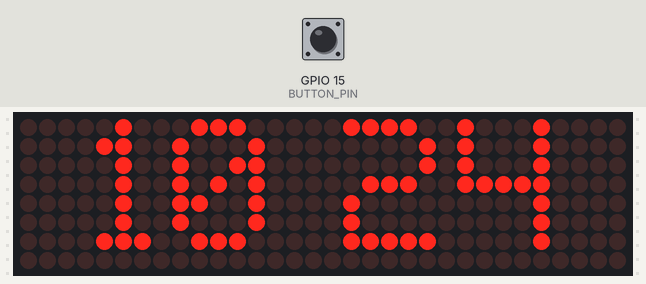
This sketch was run on a simulated ESP32. Parts: 32×8 LED matrix. The test bench sets the inputs (shaded band); at power-on: GPIO 15 (BUTTON_PIN) HIGH. WiFi joins after 1.5 s; servers stay silent unless stated; network time is answered at once with the bench clock; the local clock reads 2024-03-15 10:24:30 at power-on unless the sketch sets it; what the sketch prints to the serial monitor is not drawn.

Above: at 2.7 s.
2.8 s: GPIO 15 (BUTTON_PIN) pulled LOW for 0.15 s
At 3.4 s:
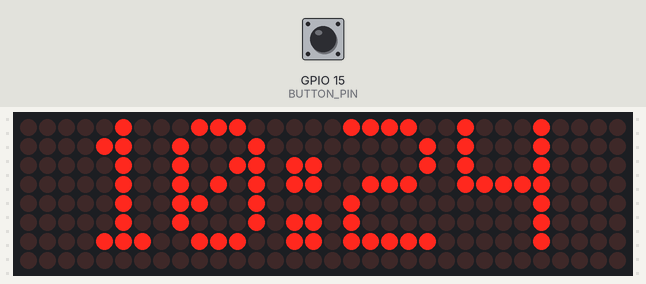
4.4 s: GPIO 15 (BUTTON_PIN) pulled LOW for 1 s
At 5.0 s:
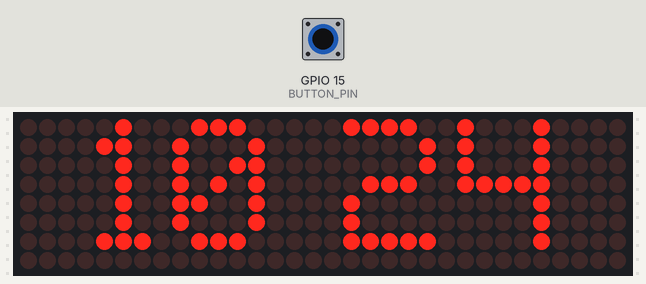
6.9 s: GPIO 15 (BUTTON_PIN) pulled LOW for 0.15 s
At 7.5 s:
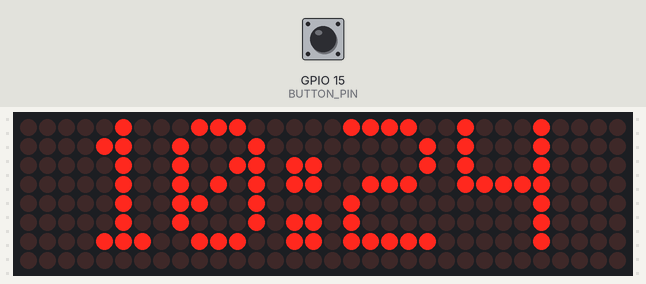
8.5 s: GPIO 15 (BUTTON_PIN) pulled LOW for 1 s
At 9.0 s:
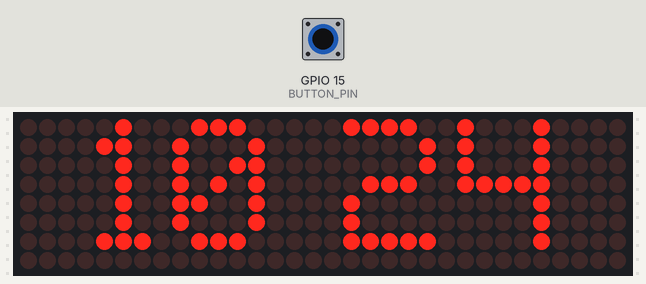
Timing chart, 0 to 11.5 s (numbered marks = the images above; inputs shaded):
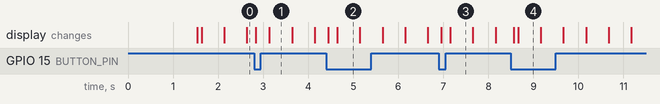

Measured:
- what the display in image 1 shows lasts 0.5 s, from 3.1 s to 3.6 s

The sketch:

the_cooooooode.ino
```cpp
#include <MD_Parola.h>
#include <MD_MAX72XX.h>
#include <SPI.h>
#include <WiFi.h>
#include <WiFiUdp.h>
#include <NTPClient.h>

// Define hardware type and number of devices
#define HARDWARE_TYPE MD_MAX72XX::FC16_HW
#define MAX_DEVICES 4 // Number of 8x8 matrices (8x32 = 4 devices)

// Define SPI pins
#define CLK_PIN 18
#define DATA_PIN 23
#define CS_PIN 5

// Define button pin
#define BUTTON_PIN 15 // GPIO pin for the button

// Initialize LED matrix
MD_Parola display = MD_Parola(HARDWARE_TYPE, DATA_PIN, CLK_PIN, CS_PIN, MAX_DEVICES);

// WiFi credentials
const char* ssid = "Musabbir Hossain";
const char* password = "altaf_bapex2004";

// NTP setup
WiFiUDP ntpUDP;
NTPClient timeClient(ntpUDP, "pool.ntp.org", 6 * 3600, 60000); // UTC+6 with 60s update interval

// Blinking colon variables
bool showColon = true;
unsigned long previousMillis = 0;
const long interval = 500; // Blink every 500ms

// Intensity control variables
int intensity = 5; // Default intensity (0-15)
bool buttonPressed = false;

void setup() {
  // Start Serial Monitor
  Serial.begin(115200);

  // Initialize the display
  display.begin();
  display.setIntensity(intensity); // Set initial brightness
  display.displayClear();
  display.setTextAlignment(PA_CENTER); // Center-align the text

  // Initialize the button
  pinMode(BUTTON_PIN, INPUT_PULLUP); // Button with internal pull-up

  // Connect to WiFi
  WiFi.begin(ssid, password);
  Serial.print("Connecting to WiFi");
  while (WiFi.status() != WL_CONNECTED) {
    delay(500);
    Serial.print(".");
  }
  Serial.println("\nConnected to WiFi");

  // Initialize NTP client
  timeClient.begin();
}

void loop() {
  timeClient.update(); // Update time from NTP server

  // Get current time
  int currentHour = timeClient.getHours();
  int currentMinute = timeClient.getMinutes();

  // Convert to 12-hour format
  if (currentHour == 0) {
    currentHour = 12;
  } else if (currentHour > 12) {
    currentHour -= 12;
  }

  // Create time string (HH:MM) with leading zeros
  char timeString[6];
  snprintf(timeString, sizeof(timeString), "%02d%c%02d", currentHour, showColon ? ':' : ' ', currentMinute);

  // Blink colon
  unsigned long currentMillis = millis();
  if (currentMillis - previousMillis >= interval) {
    previousMillis = currentMillis;
    showColon = !showColon; // Toggle colon visibility
  }

  // Display time (center-aligned)
  display.displayClear();
  display.print(timeString);
  display.displayAnimate();
  delay(100); // Small delay for smooth updates

  // Check for button press
  if (digitalRead(BUTTON_PIN) == LOW) { // Button pressed (active LOW)
    if (!buttonPressed) { // Detect single press
      buttonPressed = true;
      changeIntensity(); // Change brightness
    }
  } else {
    buttonPressed = false; // Reset button press state
  }
}

void changeIntensity() {
  intensity = (intensity + 1) % 16; // Cycle intensity (0-15)
  display.setIntensity(intensity);  // Apply new intensity
  Serial.print("Intensity set to: ");
  Serial.println(intensity);
}
```
